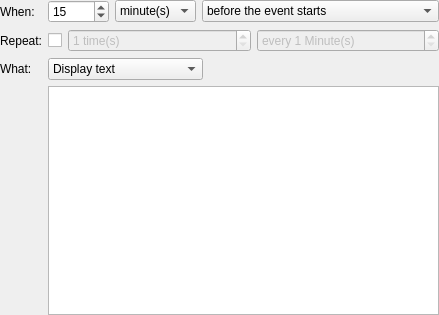
<?xml version="1.0" encoding="UTF-8"?>
<ui version="4.0">
 <class>AlarmDialog</class>
 <widget class="QWidget" name="AlarmDialog">
  <property name="geometry">
   <rect>
    <x>0</x>
    <y>0</y>
    <width>439</width>
    <height>315</height>
   </rect>
  </property>
  <property name="windowTitle">
   <string>Alarms</string>
  </property>
  <layout class="QGridLayout" name="gridLayout">
   <property name="leftMargin">
    <number>0</number>
   </property>
   <property name="topMargin">
    <number>0</number>
   </property>
   <property name="rightMargin">
    <number>0</number>
   </property>
   <property name="bottomMargin">
    <number>0</number>
   </property>
   <item row="0" column="0">
    <widget class="QLabel" name="label">
     <property name="text">
      <string>When:</string>
     </property>
    </widget>
   </item>
   <item row="0" column="1">
    <layout class="QHBoxLayout" name="horizontalLayout">
     <item>
      <widget class="QSpinBox" name="mAlarmOffset">
       <property name="sizePolicy">
        <sizepolicy hsizetype="Maximum" vsizetype="Fixed">
         <horstretch>0</horstretch>
         <verstretch>0</verstretch>
        </sizepolicy>
       </property>
       <property name="toolTip">
        <string>Set the reminder trigger time</string>
       </property>
       <property name="whatsThis">
        <string>This spinbox allows you to set the reminder trigger time. The time unit is set in the combobox immediately adjacent.</string>
       </property>
       <property name="minimum">
        <number>0</number>
       </property>
       <property name="maximum">
        <number>99999</number>
       </property>
       <property name="value">
        <number>15</number>
       </property>
      </widget>
     </item>
     <item>
      <widget class="KComboBox" name="mOffsetUnit">
       <property name="sizePolicy">
        <sizepolicy hsizetype="Fixed" vsizetype="Fixed">
         <horstretch>0</horstretch>
         <verstretch>0</verstretch>
        </sizepolicy>
       </property>
       <property name="toolTip">
        <string>Select the reminder trigger time unit</string>
       </property>
       <property name="whatsThis">
        <string>This combobox allows you to set the units for the reminder trigger time. The trigger time value is set in the spinbox immediately adjacent.</string>
       </property>
       <property name="autoCompletion">
        <bool>false</bool>
       </property>
       <item>
        <property name="text">
         <string comment="@item:inlistbox alarm offset expressed in minutes">minute(s)</string>
        </property>
       </item>
       <item>
        <property name="text">
         <string comment="@item:inlistbox alarm offset expressed in hours">hour(s)</string>
        </property>
       </item>
       <item>
        <property name="text">
         <string comment="@item:inlistbox alarm offset expressed in days">day(s)</string>
        </property>
       </item>
      </widget>
     </item>
     <item>
      <widget class="KComboBox" name="mBeforeAfter">
       <property name="toolTip">
        <string>Select the reminder trigger relative to the start or end time</string>
       </property>
       <property name="whatsThis">
        <string>Use this combobox to specify if you want the reminder to trigger before or after the start or end time.</string>
       </property>
       <item>
        <property name="text">
         <string>before the event starts</string>
        </property>
       </item>
       <item>
        <property name="text">
         <string>after the event starts</string>
        </property>
       </item>
       <item>
        <property name="text">
         <string>before the event ends</string>
        </property>
       </item>
       <item>
        <property name="text">
         <string>after the event ends</string>
        </property>
       </item>
      </widget>
     </item>
    </layout>
   </item>
   <item row="1" column="0">
    <widget class="QLabel" name="label_2">
     <property name="text">
      <string>Repeat:</string>
     </property>
    </widget>
   </item>
   <item row="1" column="1">
    <layout class="QHBoxLayout" name="horizontalLayout_2">
     <item>
      <widget class="QCheckBox" name="mRepeats">
       <property name="sizePolicy">
        <sizepolicy hsizetype="Maximum" vsizetype="Fixed">
         <horstretch>0</horstretch>
         <verstretch>0</verstretch>
        </sizepolicy>
       </property>
       <property name="toolTip">
        <string>Set the reminder to repeat</string>
       </property>
       <property name="whatsThis">
        <string>Check this if you want to the reminder to recur on a periodic interval.</string>
       </property>
       <property name="text">
        <string/>
       </property>
      </widget>
     </item>
     <item>
      <widget class="QSpinBox" name="mRepeatCount">
       <property name="enabled">
        <bool>false</bool>
       </property>
       <property name="toolTip">
        <string>Select how often the reminder should repeat</string>
       </property>
       <property name="whatsThis">
        <string>Use this selector to choose how many times you want the recurring reminder to repeat.</string>
       </property>
       <property name="suffix">
        <string> time(s)</string>
       </property>
       <property name="minimum">
        <number>1</number>
       </property>
       <property name="maximum">
        <number>500</number>
       </property>
      </widget>
     </item>
     <item>
      <widget class="QSpinBox" name="mRepeatInterval">
       <property name="enabled">
        <bool>false</bool>
       </property>
       <property name="toolTip">
        <string>Select the time between reminder repeats</string>
       </property>
       <property name="whatsThis">
        <string>Use this selector to choose the time between repeating reminders.</string>
       </property>
       <property name="suffix">
        <string comment="@label:spinbox repeat interval expressed in minutes"> Minute(s)</string>
       </property>
       <property name="prefix">
        <string comment="repeat every X minutes">every </string>
       </property>
       <property name="minimum">
        <number>1</number>
       </property>
       <property name="maximum">
        <number>999</number>
       </property>
      </widget>
     </item>
    </layout>
   </item>
   <item row="2" column="0">
    <widget class="QLabel" name="label_3">
     <property name="sizePolicy">
      <sizepolicy hsizetype="Preferred" vsizetype="Preferred">
       <horstretch>0</horstretch>
       <verstretch>0</verstretch>
      </sizepolicy>
     </property>
     <property name="text">
      <string>What:</string>
     </property>
     <property name="alignment">
      <set>Qt::AlignLeading|Qt::AlignLeft|Qt::AlignVCenter</set>
     </property>
    </widget>
   </item>
   <item row="2" column="1">
    <widget class="KComboBox" name="mTypeCombo">
     <property name="toolTip">
      <string>Select the alarm type</string>
     </property>
     <property name="whatsThis">
      <string>Use this selector to choose the alarm type for the reminders.</string>
     </property>
     <property name="sizePolicy">
      <sizepolicy hsizetype="Fixed" vsizetype="Fixed">
       <horstretch>0</horstretch>
       <verstretch>0</verstretch>
      </sizepolicy>
     </property>
     <item>
      <property name="text">
       <string>Display text</string>
      </property>
     </item>
     <item>
      <property name="text">
       <string>Play sound file</string>
      </property>
     </item>
     <item>
      <property name="text">
       <string>Run application / script</string>
      </property>
     </item>
     <item>
      <property name="text">
       <string>Send email</string>
      </property>
     </item>
    </widget>
   </item>
   <item row="3" column="1">
    <widget class="QStackedWidget" name="mTypeStack">
     <property name="currentIndex">
      <number>0</number>
     </property>
     <widget class="QWidget" name="DisplayStack">
      <layout class="QVBoxLayout">
       <property name="spacing">
        <number>6</number>
       </property>
       <property name="leftMargin">
        <number>0</number>
       </property>
       <property name="topMargin">
        <number>0</number>
       </property>
       <property name="rightMargin">
        <number>0</number>
       </property>
       <property name="bottomMargin">
        <number>0</number>
       </property>
       <item>
        <widget class="KTextEdit" name="mDisplayText">
         <property name="toolTip">
          <string notr="true">Provide text to display when the reminder triggers</string>
         </property>
         <property name="whatsThis">
          <string>Specify any text you desire to display in the popup notice when the reminder triggers.</string>
         </property>
        </widget>
       </item>
      </layout>
     </widget>
     <widget class="QWidget" name="AudioStack">
      <layout class="QGridLayout" name="gridLayout_2">
       <property name="leftMargin">
        <number>0</number>
       </property>
       <property name="topMargin">
        <number>0</number>
       </property>
       <property name="rightMargin">
        <number>0</number>
       </property>
       <property name="bottomMargin">
        <number>0</number>
       </property>
       <item row="0" column="0">
        <widget class="QLabel" name="mSoundFileLabel">
         <property name="text">
          <string>Audio File:</string>
         </property>
         <property name="alignment">
          <set>Qt::AlignJustify|Qt::AlignVCenter</set>
         </property>
         <property name="buddy">
          <cstring>mSoundFile</cstring>
         </property>
        </widget>
       </item>
       <item row="0" column="1">
        <widget class="KUrlRequester" name="mSoundFile">
         <property name="toolTip">
          <string>Specify a file containing a sound to play when the reminder triggers</string>
         </property>
         <property name="whatsThis">
          <string>Use the adjacent file browser to help you find the file you want to use when playing a sound when the reminder triggers.</string>
         </property>
        </widget>
       </item>
       <item row="1" column="0" colspan="2">
        <spacer>
         <property name="orientation">
          <enum>Qt::Vertical</enum>
         </property>
         <property name="sizeType">
          <enum>QSizePolicy::Expanding</enum>
         </property>
         <property name="sizeHint" stdset="0">
          <size>
           <width>20</width>
           <height>61</height>
          </size>
         </property>
        </spacer>
       </item>
      </layout>
     </widget>
     <widget class="QWidget" name="ApplicationStack">
      <layout class="QGridLayout" name="gridLayout_3">
       <property name="leftMargin">
        <number>0</number>
       </property>
       <property name="topMargin">
        <number>0</number>
       </property>
       <property name="rightMargin">
        <number>0</number>
       </property>
       <property name="bottomMargin">
        <number>0</number>
       </property>
       <item row="0" column="0">
        <widget class="QLabel" name="mApplicationLabel">
         <property name="text">
          <string>&amp;Application / Script:</string>
         </property>
         <property name="buddy">
          <cstring>mApplication</cstring>
         </property>
        </widget>
       </item>
       <item row="0" column="1">
        <widget class="KUrlRequester" name="mApplication">
         <property name="toolTip">
          <string>Specify a file containing the application to run when the reminder triggers</string>
         </property>
         <property name="whatsThis">
          <string>Use the adjacent file browser to help you find the file you want to use when running an application when the reminder triggers.</string>
         </property>
         <property name="filter">
          <string>*|All files</string>
         </property>
        </widget>
       </item>
       <item row="1" column="0">
        <widget class="QLabel" name="mAppArgumentsLabel">
         <property name="text">
          <string>Ar&amp;guments:</string>
         </property>
         <property name="buddy">
          <cstring>mAppArguments</cstring>
         </property>
        </widget>
       </item>
       <item row="1" column="1">
        <widget class="QLineEdit" name="mAppArguments">
         <property name="toolTip">
          <string>Specify arguments to pass to the application when the reminder triggers</string>
         </property>
         <property name="whatsThis">
          <string>Enter the application arguments to use when running an application when the reminder triggers.</string>
         </property>
        </widget>
       </item>
       <item row="2" column="0" colspan="2">
        <spacer>
         <property name="orientation">
          <enum>Qt::Vertical</enum>
         </property>
         <property name="sizeType">
          <enum>QSizePolicy::Expanding</enum>
         </property>
         <property name="sizeHint" stdset="0">
          <size>
           <width>20</width>
           <height>16</height>
          </size>
         </property>
        </spacer>
       </item>
      </layout>
     </widget>
     <widget class="QWidget" name="EmailStack">
      <layout class="QGridLayout" name="gridLayout_4">
       <property name="leftMargin">
        <number>0</number>
       </property>
       <property name="topMargin">
        <number>0</number>
       </property>
       <property name="rightMargin">
        <number>0</number>
       </property>
       <property name="bottomMargin">
        <number>0</number>
       </property>
       <item row="0" column="0">
        <widget class="QLabel" name="mEmailToLabel">
         <property name="text">
          <string>&amp;To:</string>
         </property>
         <property name="buddy">
          <cstring>mEmailAddress</cstring>
         </property>
        </widget>
       </item>
       <item row="0" column="1">
        <widget class="KPIM::AddresseeLineEdit" name="mEmailAddress">
         <property name="toolTip">
          <string>Specify a list of addresses to send email when the reminder triggers.
If the 'To:' field stays empty the email reminder will be sent to the
default email configured in Kmail (Settings menu/Configure Kmail/Identities).</string>
         </property>
         <property name="whatsThis">
          <string>Enter a list comma-separated addresses to which an email will be sent when the reminder triggers</string>
         </property>
        </widget>
       </item>
       <item row="1" column="0">
        <widget class="QLabel" name="mEmailTextLabel">
         <property name="text">
          <string>&amp;Message:</string>
         </property>
         <property name="alignment">
          <set>Qt::AlignLeading|Qt::AlignLeft|Qt::AlignTop</set>
         </property>
         <property name="buddy">
          <cstring>mEmailText</cstring>
         </property>
        </widget>
       </item>
       <item row="1" column="1">
        <widget class="KTextEdit" name="mEmailText">
         <property name="toolTip">
          <string>Specify text of an email message to send when the reminder triggers</string>
         </property>
         <property name="whatsThis">
          <string>Enter any text you desire for the email message that will be sent when the alarm triggers.</string>
         </property>
        </widget>
       </item>
      </layout>
     </widget>
    </widget>
   </item>
  </layout>
 </widget>
 <customwidgets>
  <customwidget>
   <class>KPIM::AddresseeLineEdit</class>
   <extends>KLineEdit</extends>
   <header>LibkdepimAkonadi/AddresseeLineEdit</header>
  </customwidget>
  <customwidget>
   <class>KLineEdit</class>
   <extends>QLineEdit</extends>
   <header>klineedit.h</header>
  </customwidget>
  <customwidget>
   <class>KUrlRequester</class>
   <extends>QWidget</extends>
   <header>kurlrequester.h</header>
   <container>1</container>
  </customwidget>
  <customwidget>
   <class>KTextEdit</class>
   <extends>QTextEdit</extends>
   <header>ktextedit.h</header>
  </customwidget>
  <customwidget>
   <class>KComboBox</class>
   <extends>QComboBox</extends>
   <header>kcombobox.h</header>
  </customwidget>
 </customwidgets>
 <includes>
  <include location="global">LibkdepimAkonadi/AddresseeLineEdit</include>
 </includes>
 <resources/>
 <connections>
  <connection>
   <sender>mTypeCombo</sender>
   <signal>currentIndexChanged(int)</signal>
   <receiver>mTypeStack</receiver>
   <slot>setCurrentIndex(int)</slot>
   <hints>
    <hint type="sourcelabel">
     <x>147</x>
     <y>83</y>
    </hint>
    <hint type="destinationlabel">
     <x>216</x>
     <y>97</y>
    </hint>
   </hints>
  </connection>
  <connection>
   <sender>mRepeats</sender>
   <signal>clicked(bool)</signal>
   <receiver>mRepeatCount</receiver>
   <slot>setEnabled(bool)</slot>
   <hints>
    <hint type="sourcelabel">
     <x>67</x>
     <y>49</y>
    </hint>
    <hint type="destinationlabel">
     <x>118</x>
     <y>50</y>
    </hint>
   </hints>
  </connection>
  <connection>
   <sender>mRepeats</sender>
   <signal>toggled(bool)</signal>
   <receiver>mRepeatInterval</receiver>
   <slot>setEnabled(bool)</slot>
   <hints>
    <hint type="sourcelabel">
     <x>69</x>
     <y>42</y>
    </hint>
    <hint type="destinationlabel">
     <x>284</x>
     <y>48</y>
    </hint>
   </hints>
  </connection>
 </connections>
</ui>
